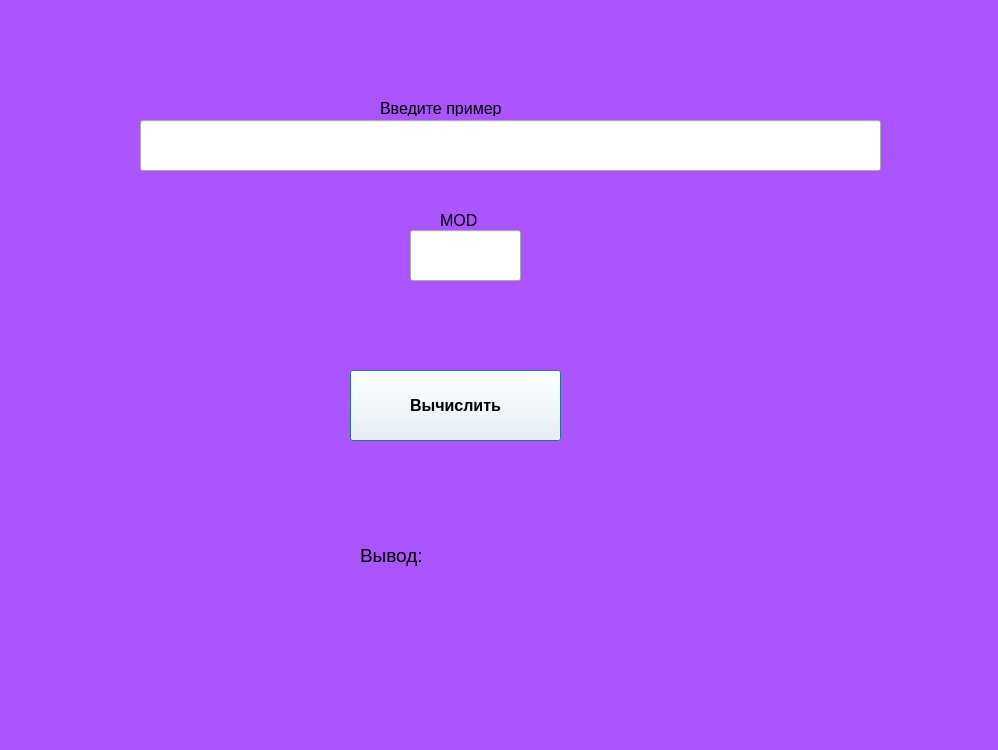
<?xml version="1.0" encoding="UTF-8"?>
<ui version="4.0">
 <class>Dialog</class>
 <widget class="QDialog" name="Dialog">
  <property name="geometry">
   <rect>
    <x>0</x>
    <y>0</y>
    <width>998</width>
    <height>750</height>
   </rect>
  </property>
  <property name="windowTitle">
   <string>Dialog</string>
  </property>
  <property name="styleSheet">
   <string notr="true">QPushButton {
	background-color: rgb(255, 0, 255);
background-color:white;
text-align:center;
}
QPushButton:hover{
background-color:silver
}
QPushButton:pressed{
}
QDialog{
	background-color: rgb(170, 85, 255);
}
</string>
  </property>
  <widget class="QLineEdit" name="txt1">
   <property name="geometry">
    <rect>
     <x>140</x>
     <y>120</y>
     <width>741</width>
     <height>51</height>
    </rect>
   </property>
   <property name="font">
    <font>
     <family>Arial</family>
     <pointsize>12</pointsize>
    </font>
   </property>
  </widget>
  <widget class="QPushButton" name="push">
   <property name="geometry">
    <rect>
     <x>350</x>
     <y>370</y>
     <width>211</width>
     <height>71</height>
    </rect>
   </property>
   <property name="font">
    <font>
     <family>Arial</family>
     <pointsize>12</pointsize>
     <weight>75</weight>
     <bold>true</bold>
    </font>
   </property>
   <property name="text">
    <string>Вычислить</string>
   </property>
  </widget>
  <widget class="QLineEdit" name="txt3">
   <property name="geometry">
    <rect>
     <x>410</x>
     <y>230</y>
     <width>111</width>
     <height>51</height>
    </rect>
   </property>
   <property name="font">
    <font>
     <family>Arial</family>
     <pointsize>12</pointsize>
    </font>
   </property>
  </widget>
  <widget class="QLabel" name="label">
   <property name="geometry">
    <rect>
     <x>440</x>
     <y>490</y>
     <width>271</width>
     <height>131</height>
    </rect>
   </property>
   <property name="font">
    <font>
     <family>Arial</family>
     <pointsize>12</pointsize>
    </font>
   </property>
   <property name="styleSheet">
    <string notr="true"/>
   </property>
   <property name="text">
    <string/>
   </property>
  </widget>
  <widget class="QLabel" name="label_2">
   <property name="geometry">
    <rect>
     <x>360</x>
     <y>490</y>
     <width>131</width>
     <height>131</height>
    </rect>
   </property>
   <property name="font">
    <font>
     <family>Arial</family>
     <pointsize>14</pointsize>
    </font>
   </property>
   <property name="text">
    <string>Вывод:</string>
   </property>
  </widget>
  <widget class="QLabel" name="label_3">
   <property name="geometry">
    <rect>
     <x>380</x>
     <y>100</y>
     <width>281</width>
     <height>16</height>
    </rect>
   </property>
   <property name="font">
    <font>
     <family>Arial</family>
     <pointsize>12</pointsize>
    </font>
   </property>
   <property name="text">
    <string>Введите пример</string>
   </property>
  </widget>
  <widget class="QLabel" name="label_5">
   <property name="geometry">
    <rect>
     <x>440</x>
     <y>210</y>
     <width>51</width>
     <height>20</height>
    </rect>
   </property>
   <property name="font">
    <font>
     <family>Arial</family>
     <pointsize>12</pointsize>
    </font>
   </property>
   <property name="text">
    <string>MOD</string>
   </property>
  </widget>
 </widget>
 <resources/>
 <connections/>
</ui>
